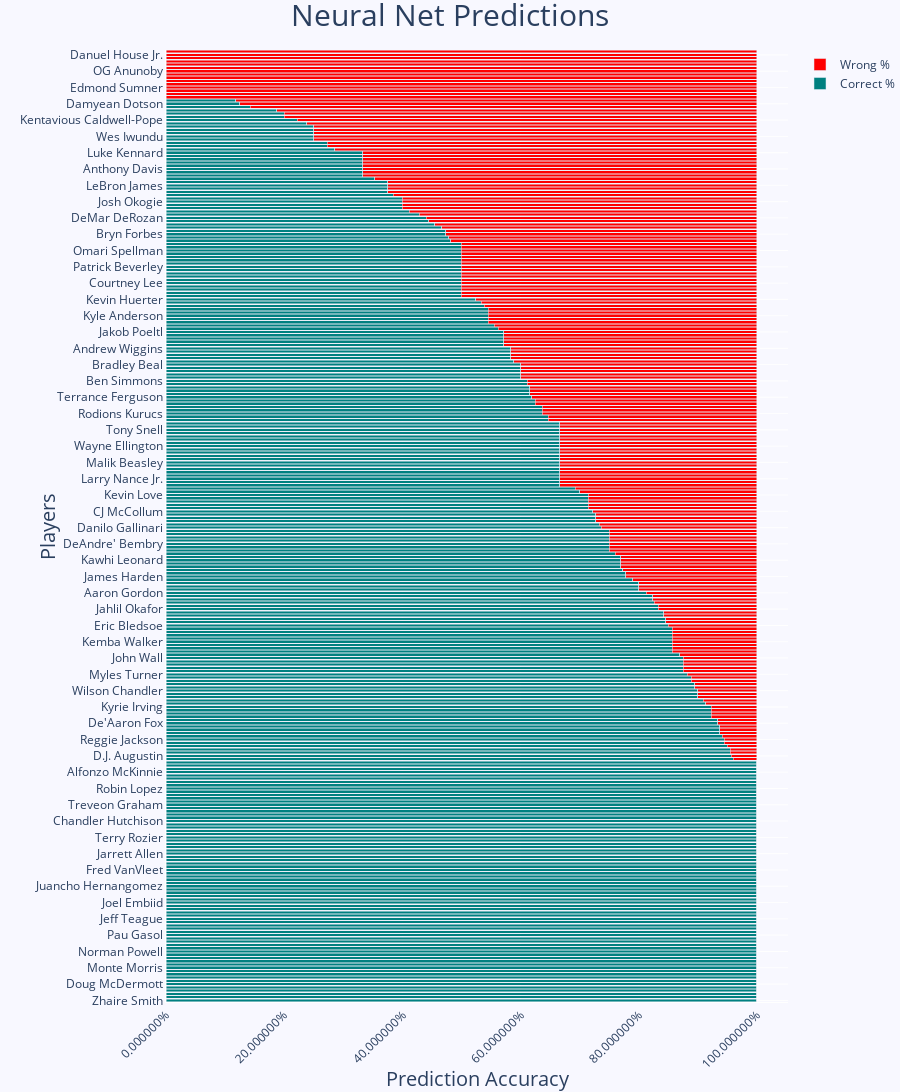

Source (notebook cell):
### Code cell
data = dfnnet[['nnet_correct_pct', 'nnet_wrong_pct']].sort_values(by='nnet_correct_pct', ascending=False)[:]

fig = go.Figure()

# correct trace
fig.add_trace(go.Bar(
    y=data.index.values,
    x=data['nnet_correct_pct'],
    name='Correct %',
    marker_color='teal',
    orientation='h',
))

# wrong trace
fig.add_trace(go.Bar(
    y=data.index.values,
    x=data['nnet_wrong_pct'],
    name='Wrong %',
    marker_color='red',
    orientation='h',
))

fig.update_layout(
    xaxis=dict(
        showgrid=True,
        showline=True,
        showticklabels=True,
        zeroline=False,
        domain=[0, 1],
        title_text='Prediction Accuracy',
        titlefont=dict(size=20),
    ),
    yaxis=dict(
        showgrid=True,
        showline=True,
        showticklabels=True,
        zeroline=False,
        title_text='Players',
        ticktext=data.index.values,
        tickmode='array',
        titlefont=dict(size=20),
    ),
    title={
        'text': 'Neural Net Predictions',
        'y':.995,
        'x':0.5,
        'xanchor': 'center',
        'yanchor': 'top',
        'font':{
            'size':30
        }
    },
    barmode='group',
    xaxis_tickangle=-45,
    xaxis_tickformat = '%',
    # yaxis_tickangle=-45,
    paper_bgcolor='rgb(248, 248, 255)',
    plot_bgcolor='rgb(248, 248, 255)',
    margin=dict(l=10, r=0, t=50, b=10),
    showlegend=True,
    autosize=False,
    width=900, height=5000
)

# Here we modify the tickangle of the xaxis, resulting in rotated labels.
fig.update_layout(barmode='stack', xaxis_tickangle=-45)
fig.show()

### Figure 1 — Plotly figure (JSON) as saved in the notebook; plotly's stock layout.template omitted (floating-point values rounded to 4 significant figures; data arrays with more than 128 entries replaced by an {"elided": "..."} marker saying what was removed)
{"data": [{"marker": {"color": "teal"}, "name": "Correct %", "orientation": "h", "type": "bar", "x": {"elided": "292 float values"}, "y": {"elided": "292 str values"}}, {"marker": {"color": "red"}, "name": "Wrong %", "orientation": "h", "type": "bar", "x": {"elided": "292 float values"}, "y": {"elided": "292 str values"}}], "layout": {"autosize": false, "barmode": "stack", "height": 5000, "margin": {"b": 10, "l": 10, "r": 0, "t": 50}, "paper_bgcolor": "rgb(248, 248, 255)", "plot_bgcolor": "rgb(248, 248, 255)", "showlegend": true, "title": {"font": {"size": 30}, "text": "Neural Net Predictions", "x": 0.5, "xanchor": "center", "y": 0.995, "yanchor": "top"}, "width": 900, "xaxis": {"domain": [0, 1], "showgrid": true, "showline": true, "showticklabels": true, "tickangle": -45, "tickformat": "%", "title": {"font": {"size": 20}, "text": "Prediction Accuracy"}, "zeroline": false}, "yaxis": {"showgrid": true, "showline": true, "showticklabels": true, "tickmode": "array", "ticktext": {"elided": "292 str values"}, "title": {"font": {"size": 20}, "text": "Players"}, "zeroline": false}}}
